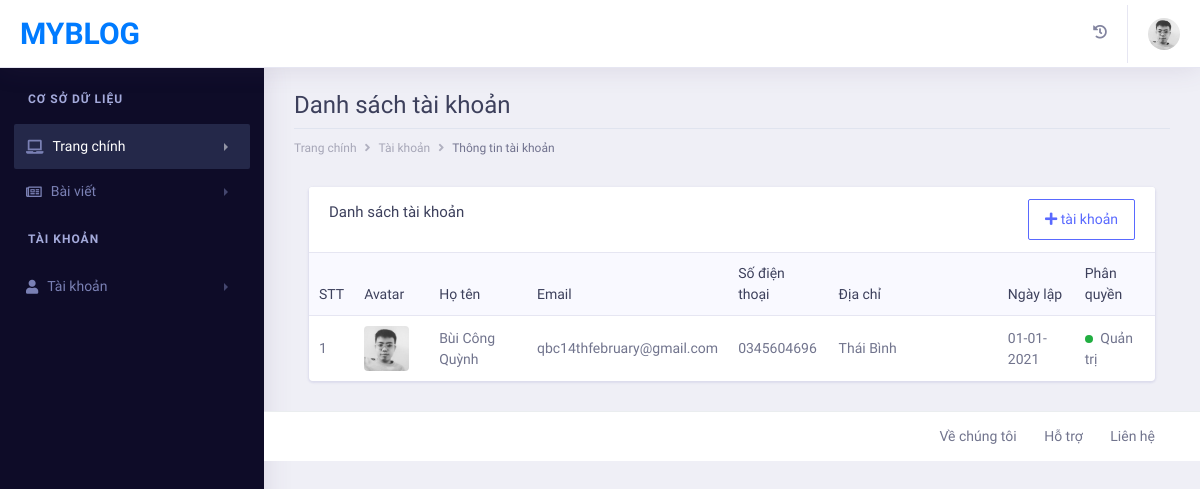
Screenshot of /admin/pages/account.php (signed in) with the database file from the repository.
### tables this page shows
CREATE TABLE `account` (
  `id_acc` int(11) NOT NULL,
  `name` varchar(255) NOT NULL,
  `email` varchar(255) NOT NULL,
  `password` varchar(255) NOT NULL,
  `phone` varchar(50) NOT NULL,
  `address` varchar(255) NOT NULL,
  `image` varchar(255) NOT NULL,
  `date_create` datetime NOT NULL,
  `level` tinyint(1) NOT NULL
);

### admin/pages/account.php (the view, shortened to what this page needs)
<?php
    if(isset($_SESSION['user']) && isset($_SESSION['level']))
    {
        include('includes/header.php');
        include('includes/navbar.php');
        include('includes/left-sidebar.php');
        $level_session = $_SESSION['level'];
?>
<body>
        <div class="dashboard-wrapper">
            <div class="dashboard-ecommerce">
                <div class="container-fluid dashboard-content " >
                    <div class="row">
                        <div class="col-xl-12 col-lg-12 col-md-12 col-sm-12 col-12">
                            <div class="page-header" >
                                <h2 class="pageheader-title" style="font-family: 'Roboto Condensed', sans-serif;">Danh sách tài khoản</h2>
                                <div class="page-breadcrumb">
                                    <nav aria-label="breadcrumb">
                                        <ol class="breadcrumb">
                                            <li class="breadcrumb-item"><a href="index.php" class="breadcrumb-link">Trang chính</a></li>
                                            <li class="breadcrumb-item"><a href="account.php" class="breadcrumb-link">Tài khoản</a></li>
                                            <li class="breadcrumb-item active" aria-current="page">Thông tin tài khoản</li>
                                        </ol>
                                    </nav>
                                </div>
                            </div>
                        </div>
                    </div>
                    <div class="ecommerce-widget">
                        <div class="col-xl-12 col-lg-12 col-md-6 col-sm-12 col-12">
                            <div class="card">
                                <h5 class="card-header" style="font-family: 'Roboto Condensed', sans-serif;">Danh sách tài khoản
                                    <div class="btn_function float-right">
                                    <?php
                                        if($level_session == 1)
                                        {
                                            echo "<a href='insert-account.php ' class='btn btn-outline-primary'><i class='fas fa-plus'></i> tài khoản</a>";
                                        }
                                        else
                                        {
                                            echo "<button type='button' class='btn btn-outline-primary' disabled>
                                                    <i class='fas fa-plus'></i> tài khoản
                                                </button>";
                                        }
                                    ?>
                                    </div>
                                </h5>
                                <div class="card-body p-0">
                                    <div class="table-responsive">
                                        <table class="table">
                                            <thead class="bg-light">
                                                <tr class="border-0">
                                                    <th class="border-0" style="font-family: 'Roboto Condensed', sans-serif;">STT</th>
                                                    <th class="border-0" style="font-family: 'Roboto Condensed', sans-serif;">Avatar</th>
                                                    <th class="border-0" style="font-family: 'Roboto Condensed', sans-serif;">Họ tên</th>
                                                    <th class="border-0" style="font-family: 'Roboto Condensed', sans-serif;">Email</th>
                                                    <th class="border-0" style="font-family: 'Roboto Condensed', sans-serif;">Số điện thoại</th>
                                                    <th class="border-0" style="font-family: 'Roboto Condensed', sans-serif;">Địa chỉ</th>
                                                    <th class="border-0" style="font-family: 'Roboto Condensed', sans-serif;">Ngày lập</th>
                                                    <th class="border-0" style="font-family: 'Roboto Condensed', sans-serif;">Phân quyền</th>
                                                </tr>
                                            </thead>
                                            <tbody>
    <?php
        $acc = "SELECT * FROM account ORDER BY date_create DESC";
        $rs_acc = mysqli_query($conn, $acc);
        $count = 0;
        while ($row_acc = mysqli_fetch_array($rs_acc))
        {
            $count++;
    ?>
                                                <tr>
                                                    <td><?php echo $count; ?></td>
                                                    <td>
                                                        <div class="m-r-10"><img src="public/images/avatars/<?php echo $row_acc['image']; ?>" alt="user" class="rounded" width="45"></div>
                                                    </td>
                                                    <td><?php echo $row_acc['name']; ?></td>
                                                    <td><?php echo $row_acc['email']; ?></td>
                                                    <td><?php echo $row_acc['phone']; ?></td>
                                                    <td width="20%"><?php echo $row_acc['address']; ?></td>
                                                    <td>
                                                    <?php
                                                        $date = date_create($row_acc['date_create']);
                                                        echo date_format($date, "d-m-Y");
                                                    ?>
                                                    </td>
                                                    <td>
                                                    <?php
                                                        if($row_acc['level'] == 1)
                                                        {
                                                            echo "<span class='badge-dot badge-success mr-1'></span> Quản trị";
                                                        }
                                                    ?>
                                                    </td>
                                                </tr>
    <?php
        }
    ?>
                                            </tbody>
                                        </table>
                                    </div>
                                </div>
                            </div>
                        </div>
                    </div>
                </div>
            </div>
<?php
        include('includes/footer.php');
    }
    else
    {
        echo "<script> location.href='login.php'; </script>";
    }
?>

### admin/pages/includes/navbar.php (shortened to what this page needs)
<?php
    if(isset($_SESSION['user']) && isset($_SESSION['level']))
    {
        $email = $_SESSION['user'];
        $user = "SELECT image, name FROM account WHERE email = '$email'";
        $rs_user = mysqli_query($conn, $user);
        $row_user = mysqli_fetch_array($rs_user);
        $avatar = $row_user['image'];
    }
?>
    <div class="dashboard-main-wrapper">
        <div class="dashboard-header">
            <nav class="navbar navbar-expand-lg bg-white fixed-top">
                <a class="navbar-brand" href="index.php">MYBLOG</a>
                <div class="collapse navbar-collapse " id="navbarSupportedContent">
                    <ul class="navbar-nav ml-auto navbar-right-top">
                        <li class="nav-item dropdown notification">
                            <a class="nav-link nav-icons" href="#" id="navbarDropdownMenuLink1" data-toggle="dropdown" aria-haspopup="true" aria-expanded="false"><i class="fas fa-history"></i></a>
                        </li>
                        <li class="nav-item dropdown nav-user">
                            <a class="nav-link nav-user-img" href="#" id="navbarDropdownMenuLink2" data-toggle="dropdown" aria-haspopup="true" aria-expanded="false"><img src="public/images/avatars/<?php echo $avatar; ?>" alt="" class="user-avatar-md rounded-circle"></a>
                        </li>
                    </ul>
                </div>
            </nav>
        </div>

### admin/pages/includes/header.php (style rules this page uses)
body { font-family: 'Roboto Condensed', sans-serif; }

### rows the page displays
account: image (picture), name "Bùi Công Quỳnh", email "qbc14thfebruary@gmail.com", phone "0345604696", address "Thái Bình", date_create "01-01-2021", level 1 (drawn)
